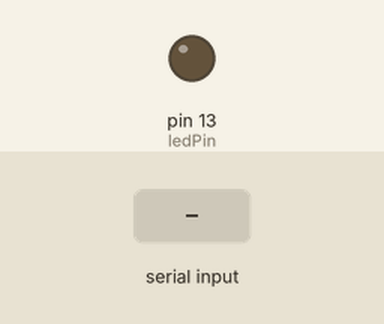
Recording of a sketch running on a simulated Arduino Uno, built with avr-gcc and run on an emulated ATmega328P. Parts: output pins drawn as LEDs (lit = HIGH). Inputs (shaded band) come from the test bench.

Above: at 1.2 s.
1.3 s: "H" received over Serial
At 2.5 s:
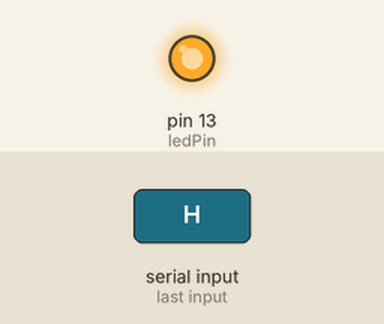
2.9 s: "1" received over Serial
At 3.7 s:
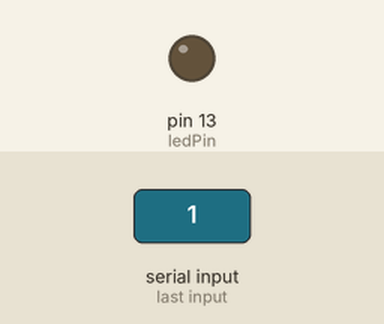
Timing chart, 0 to 5.9 s (numbered marks = the images above; inputs shaded):
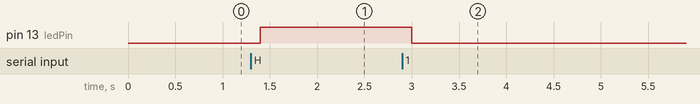

The sketch:

Fan.ino
```cpp
/*
powered by r@mkumar
this program is for controller the fan using the gui in processing
.pde extension file is the procssing program which used to design the ui
*/


char val;                          // Data received from the serial port
int ledPin = 13;                    // Set the pin to digital I/O 4

void setup() {
  pinMode(ledPin, OUTPUT);         // Set pin as OUTPUT
  Serial.begin(9600);              // Start serial communication at 9600 bps
}

void loop() {
  if (Serial.available()) {        // If data is available to read,
    val = Serial.read();           // read it and store it in val
  }
  if (val == 'H') {                // If H was received
    digitalWrite(ledPin, HIGH);    // turn the LED on
  } else {
    digitalWrite(ledPin, LOW);     // Otherwise turn it OFF
  }
  delay(100);                      // Wait 100 milliseconds for next reading
}
```

Measured:
- after the input at 1.3 s, pin 13 (ledPin): LOW → HIGH after 0.10 s
- after the input at 2.9 s, pin 13 (ledPin): HIGH → LOW after 0.10 s
